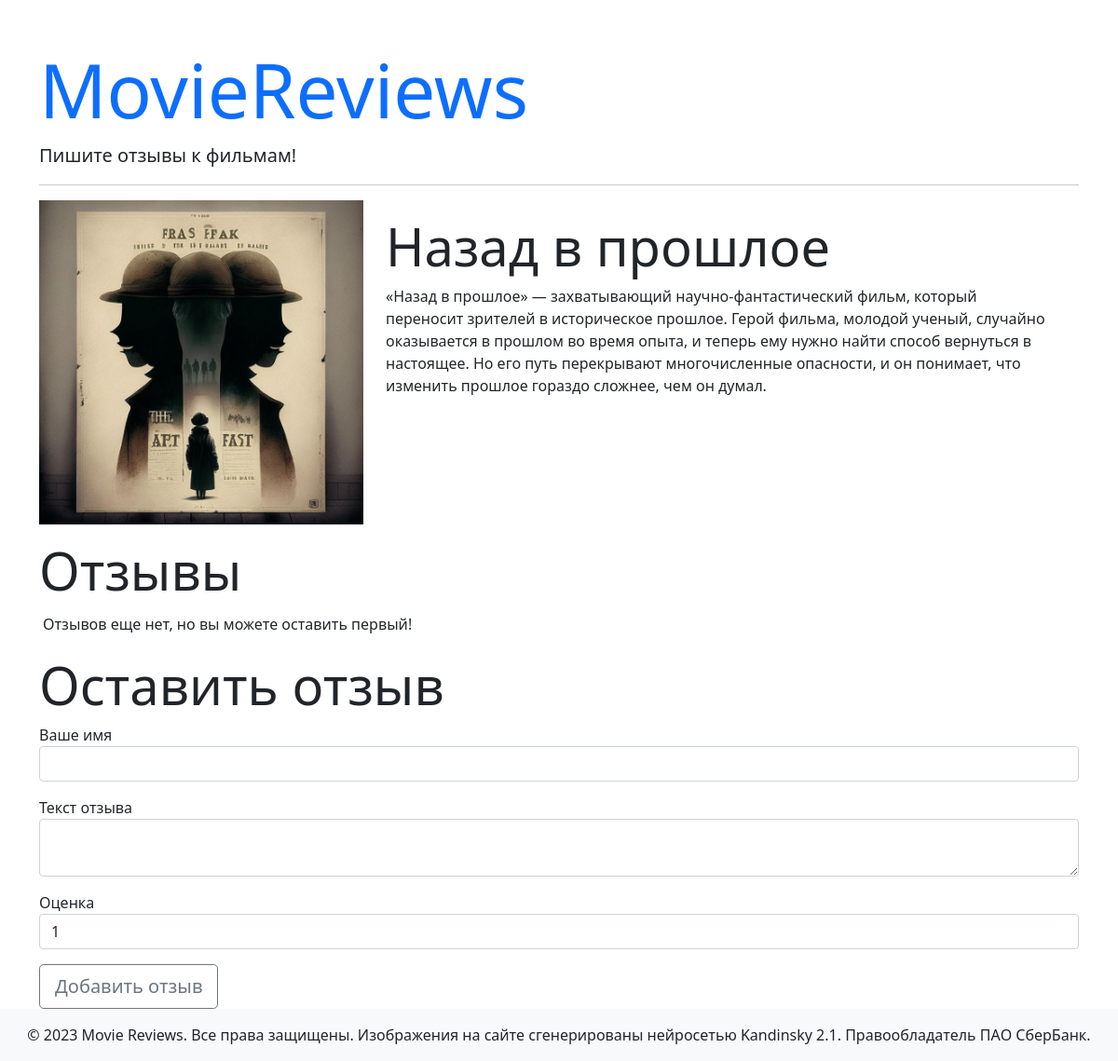
The page /movie/2 on the database its author committed.
### models.py (models this page shows)
class Films(db.Model):
    id = db.Column(db.Integer, primary_key=True)
    title = db.Column(db.String(63), unique=True, nullable=False)
    text = db.Column(db.Text, nullable=False)
    path = db.Column(db.String(63))
    reviews = db.relationship('Reviews', back_populates='film')

### views.py (the view, shortened to what this page needs)
@app.route('/movie/<int:movie_id>', methods=['GET', 'POST'])
def movie_page(movie_id):
    movie = Films.query.get(movie_id)
    form = ReviewForm()
    if movie.reviews:
        avg_score = round((sum(review.score for review in movie.reviews) / len(movie.reviews)), 1)
    else:
        avg_score = 0
    return render_template('movie.html', movie=movie, avg_score=avg_score, form=form)

### forms.py
class ReviewForm(FlaskForm):
    author = StringField(
        'Ваше имя',
        validators=[DataRequired(message='Поле не должно быть пустым'),
                    Length(max=127, message='Слишком длинное имя')]
    )
    text = TextAreaField(
        'Текст отзыва',
        validators=[DataRequired(message='Поле не должно быть пустым')]
    )
    score = SelectField(
        'Оценка',
        choices=list(range(1, 11))
    )
    submit = SubmitField('Добавить отзыв')

### templates/movie.html (shortened to what this page needs)
{% extends 'base.html' %}
{% block content %}
<div class="row mb-3">
    <div class="col-md-4">
        <img class="img-fluid" src="{{ url_for('static', filename='images/' + movie.path) }}">
    </div>
    <div class="col-md-8">
        <h1 class="mt-3 display-4">{{ movie.title }}</h1>
        <p>{{ movie.text }}</p>
    </div>
</div>
<h1 class="display-4">Отзывы</h1>
<div class="m-1">
    {% for review in movie.reviews %}
    <div class="card mb-4">
        <div class="card-body">
            <p class="card-text">Автор: {{ review.author }} | Дата: {{ review.created_date.strftime('%d.%m.%Y') }}</p>
            <hr>
            <p class="card-text font-italic">{{ review.text }}</p>
            <p class="card-text font-italic">Оценка: {{ review.score }} из 10.</p>
        </div>
    </div>
    {% else %}
    <p>Отзывов еще нет, но вы можете оставить первый!</p>
    {% endfor %}
</div>
<h1 class="display-4">Оставить отзыв</h1>
{% include 'add_review.html' %}
{% endblock content %}

### rows shown on the page
Films: path (picture), title "Назад в прошлое", text "«Назад в прошлое» — захватывающий научно-фантастический фильм, который переносит зрителей в историческое прошлое. Герой фильма, молодой ученый, случайно оказывается в прошлом во время опыта, и теперь ему нужно найти способ вернуться в настоящее. Но его путь перекрывают многочисленные опасности, и он понимает, что изменить прошлое гораздо сложнее, чем он думал."
